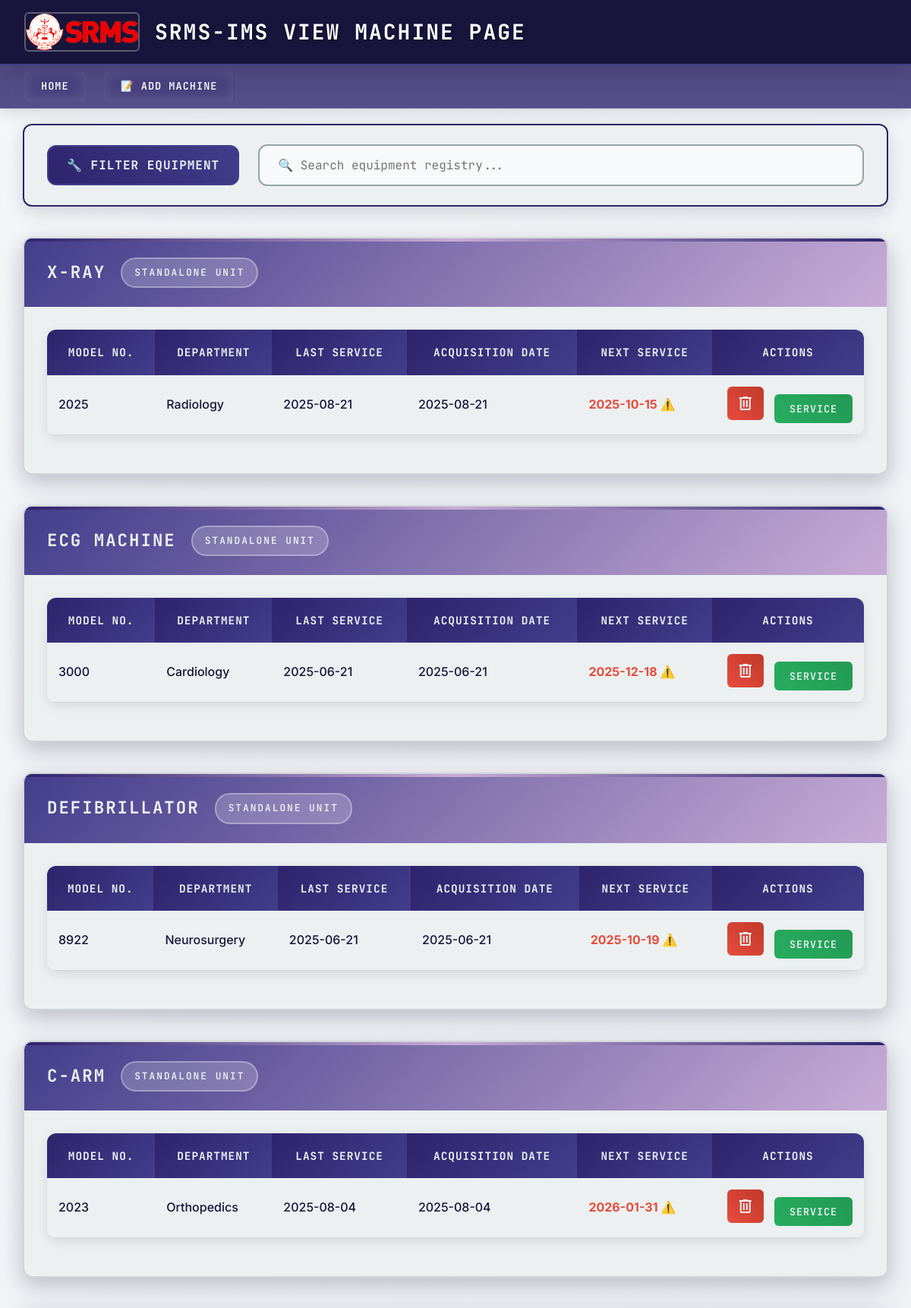
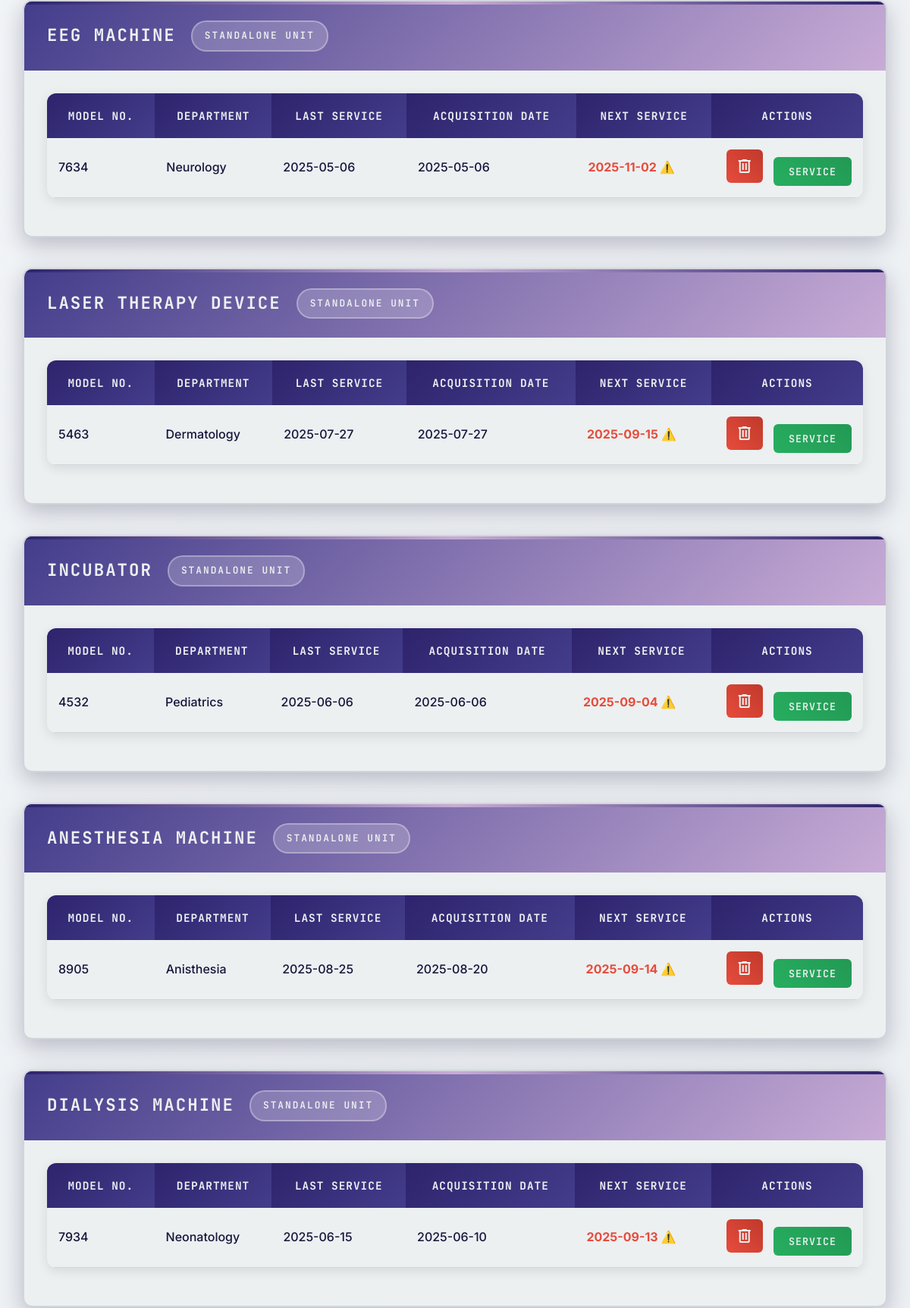
/view (upper part), run on the app's committed database (2 pictures, top to bottom).
### app.py (models this page shows)
class Machine(db.Model):
    __tablename__ = 'machine'
    sno = db.Column(db.Integer, primary_key=True)
    name = db.Column(db.String(200), nullable=False)
    m_uid = db.Column(db.Integer, unique=True)  # Added unique constraint for serial ID
    department = db.Column(db.Integer, db.ForeignKey('dep.sno'), nullable=False)
    typee = db.Column(db.String(500), nullable=False)
    interval = db.Column(db.Integer, nullable=True)
    up_date = db.Column(db.Date)  # Acquisition/Purchase date
    ls_date = db.Column(db.Date, nullable=True)  # Last service date
    manufacturer = db.Column(db.Integer, db.ForeignKey('manufacturer.sno'), nullable=True)
    service_location = db.Column(db.String(500), nullable=True)  # Where to send for service

class Dep(db.Model):
    __tablename__ = 'dep'
    sno = db.Column(db.Integer, primary_key=True)
    name = db.Column(db.String(200), nullable=False)

### app.py (the view)
@app.route('/view',methods=['GET', 'POST'])
def view():
    q = Machine.query.filter_by(typee="single-unit").all()
    q1 = Machine.query.filter_by(typee="assembled").all()
    q2 = Mpart.query.all()
    for m in q:
        if m.ls_date and m.interval:
            m.next_date = m.ls_date + timedelta(days=m.interval)
    for p in q2:
        if p.ls_date and p.interval:
            p.next_date = p.ls_date + timedelta(days=p.interval)
    grouped_s = group_by_name(q)
    grouped_p = group_by_name(q1)
    grouped_parts = group_by_id(q2)
    return render_template("view.html", smachines=grouped_s, pmachines=grouped_p, parts=grouped_parts, view="true", dep = Dep.query.all())

### app.py (called while the page is built)
def group_by_name(items):
    grouped = defaultdict(list)
    for item in items:
        grouped[item.name].append(item)
    return grouped

def group_by_id(items):
    grouped = defaultdict(list)
    for item in items:
        grouped[item.m_id].append(item)
    return grouped

### inventory/templates/view.html (shortened to what this page needs)
<!DOCTYPE html>
<html lang="en">
<head>
</head>
<body>
  <header>
        <div class="header-left">
            <img src="/static/download.png" alt="SRMS Logo" />
            <h1 id="mainTitle" class="animated-title">SRMS-IMS View Machine Page</h1>
        </div>
    </header>
    <nav>
      <a href="/">Home</a>
        <a href="/add">📝 Add Machine</a>
    </nav>
  <div class="controls-section">
    <div class="controls-container">
      <div class="filter-control">
        <div id="machine-heading" class="clickable-heading">
          🔧 Filter Equipment
        </div>
      </div>
      <div class="search-container">
        <input type="text" id="machine-search" placeholder="🔍 Search equipment registry...">
      </div>
    </div>
  </div>
  <div class="inventory-container">
    {% for name, machines in smachines.items() %}
    <div class="machine-group-card">
      <div class="machine-group-header">
        <div class="machine-group-title">
          <span class="machine-name">{{ name }}</span>
          <span class="type-label">Standalone Unit</span>
        </div>
      </div>
      <div class="table-container">
        <table class="machine-table">
          <thead>
            <tr>
              <th>Model No.</th>
              {% if view == "true" %}
              <th>Department</th>
              {% endif %}
              <th>Last Service</th>
              <th>Acquisition Date</th>
              <th>Next Service</th>
              <th>Actions</th>
            </tr>
          </thead>
          <tbody>
            {% for m in machines %}
            <tr data-row-type="machine" data-uid="{{ m.m_uid }}" data-sno="{{ m.sno }}">
              <td data-label="Equipment ID">{{ m.m_uid }}</td>
              {% if view == "true" %}
              {% for d in dep %}
              {% if m.department == d.sno %}
              <td data-label="Department">{{ d.name }}</td>
              {% endif %}
              {% endfor %}
              {% endif %}
              <td data-label="Last Service">{{ m.ls_date }}</td>
              <td data-label="Acquisition Date">{{ m.up_date }}</td>
              <td data-label="Next Service">{{ m.next_date }}</td>
              <td>
                <button class="delete-machine-btn">
                  <span class="material-symbols-outlined">delete</span>
                </button>
                <button class="edit-btn">Service</button>
              </td>
            </tr>
            {% endfor %}
          </tbody>
        </table>
      </div>
    </div>
    {% endfor %}
  </div>
</body>
</html>

### data on the page
Machine: name "X-RAY", m_uid "2025", ls_date "2025-08-21", up_date "2025-08-21", next_date "2025-10-15 ⚠️"
Dep: name "Radiology"
Machine: name "ECG MACHINE", m_uid "3000", ls_date "2025-06-21", up_date "2025-06-21", next_date "2025-12-18 ⚠️"
Dep: name "Cardiology"
Machine: name "DEFIBRILLATOR", m_uid "8922", ls_date "2025-06-21", up_date "2025-06-21", next_date "2025-10-19 ⚠️"
Dep: name "Neurosurgery"
Machine: name "C-ARM", m_uid "2023", ls_date "2025-08-04", up_date "2025-08-04", next_date "2026-01-31 ⚠️"
Dep: name "Orthopedics"
Machine: name "EEG MACHINE", m_uid "7634", ls_date "2025-05-06", up_date "2025-05-06", next_date "2025-11-02 ⚠️"
Dep: name "Neurology"
Machine: name "LASER THERAPY DEVICE", m_uid "5463", ls_date "2025-07-27", up_date "2025-07-27", next_date "2025-09-15 ⚠️"
Dep: name "Dermatology"
Machine: name "INCUBATOR", m_uid "4532", ls_date "2025-06-06", up_date "2025-06-06", next_date "2025-09-04 ⚠️"
Dep: name "Pediatrics"
Machine: name "ANESTHESIA MACHINE", m_uid "8905", ls_date "2025-08-25", up_date "2025-08-20", next_date "2025-09-14 ⚠️"
Dep: name "Anisthesia"
Machine: name "DIALYSIS MACHINE", m_uid "7934", ls_date "2025-06-15", up_date "2025-06-10", next_date "2025-09-13 ⚠️"
Dep: name "Neonatology"
